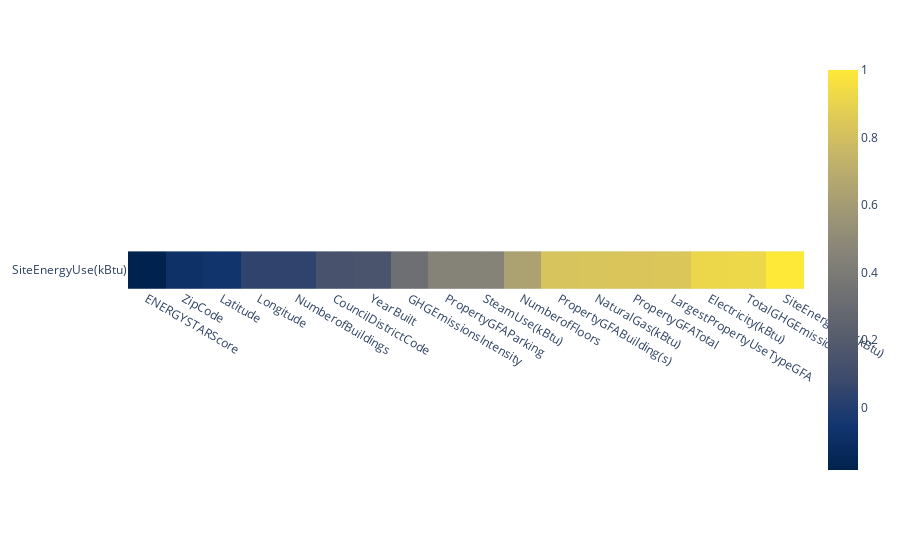

Source (notebook cell):
### Code cell
df_corr = df.select_dtypes(include=['int64', 'float64']).corr()
df_corr = df_corr.sort_values(by='SiteEnergyUse(kBtu)')[['SiteEnergyUse(kBtu)']].T
px.imshow(df_corr, color_continuous_scale='cividis')

### Figure 1 — Plotly figure (JSON) as saved in the notebook; plotly's stock layout.template omitted (floating-point values rounded to 4 significant figures)
{"data": [{"coloraxis": "coloraxis", "hovertemplate": "x: %{x}<br>y: %{y}<br>color: %{z}<extra></extra>", "name": "0", "type": "heatmap", "x": ["ENERGYSTARScore", "ZipCode", "Latitude", "Longitude", "NumberofBuildings", "CouncilDistrictCode", "YearBuilt", "GHGEmissionsIntensity", "PropertyGFAParking", "SteamUse(kBtu)", "NumberofFloors", "PropertyGFABuilding(s)", "NaturalGas(kBtu)", "PropertyGFATotal", "LargestPropertyUseTypeGFA", "Electricity(kBtu)", "TotalGHGEmissions", "SiteEnergyUse(kBtu)"], "xaxis": "x", "y": ["SiteEnergyUse(kBtu)"], "yaxis": "y", "z": [[-0.1846, -0.08403, -0.06317, 0.03925, 0.04053, 0.1379, 0.15, 0.3281, 0.449, 0.4501, 0.6368, 0.8239, 0.8305, 0.8323, 0.8417, 0.9168, 0.9227, 1]]}], "layout": {"autosize": true, "coloraxis": {"colorscale": [[0, "#00224e"], [0.1111, "#123570"], [0.2222, "#3b496c"], [0.3333, "#575d6d"], [0.4444, "#707173"], [0.5556, "#8a8678"], [0.6667, "#a59c74"], [0.7778, "#c3b369"], [0.8889, "#e1cc55"], [1, "#fee838"]]}, "margin": {"t": 60}, "xaxis": {"anchor": "y", "autorange": true, "constrain": "domain", "domain": [0, 1], "range": [-0.5, 17.5], "scaleanchor": "y", "type": "category"}, "yaxis": {"anchor": "x", "autorange": true, "constrain": "domain", "domain": [0.3449, 0.6551], "range": [0.5, -0.5], "type": "category"}}}
